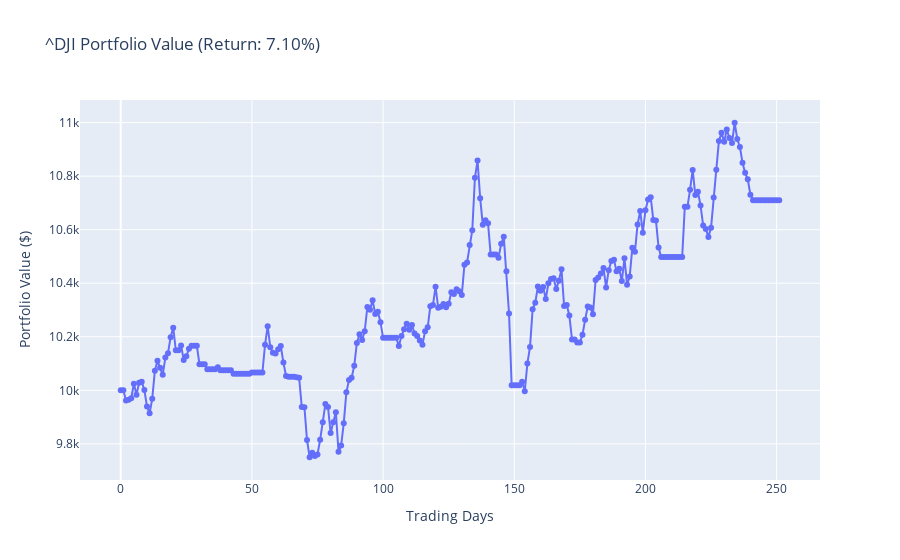
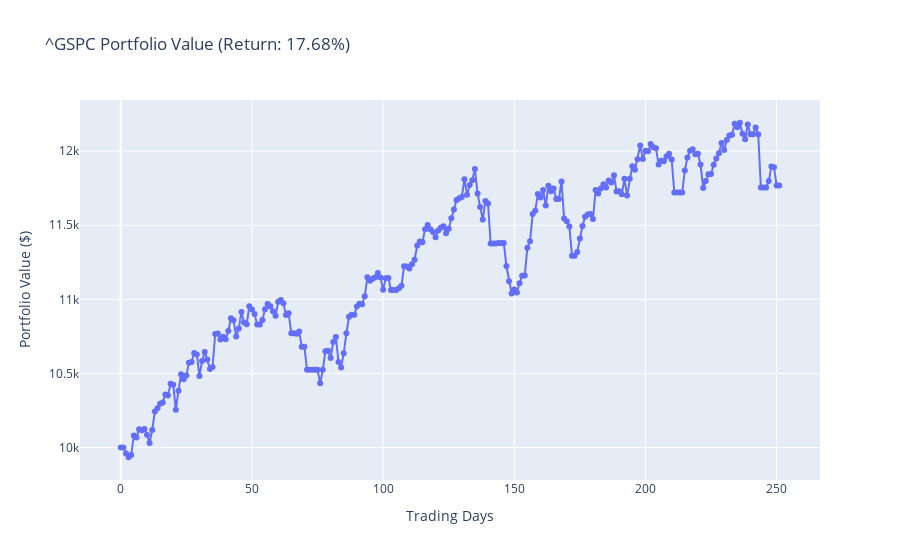
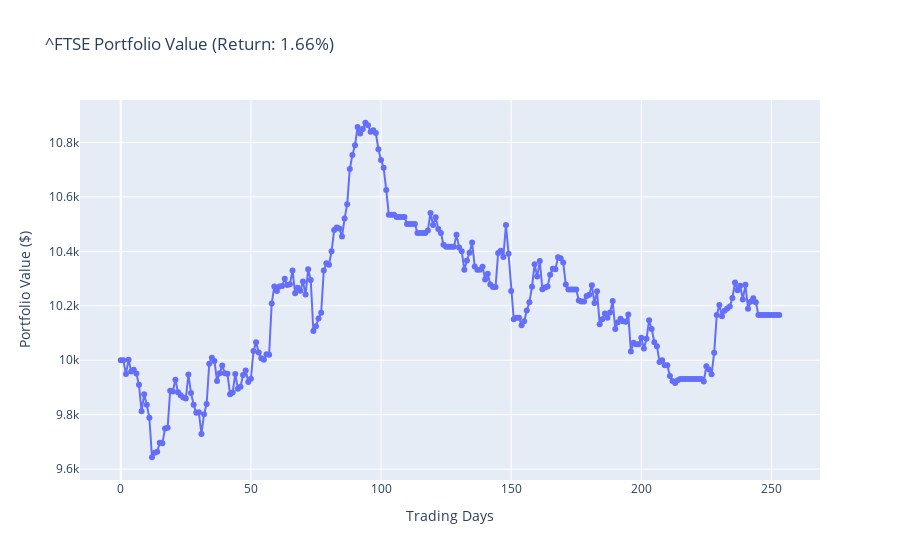
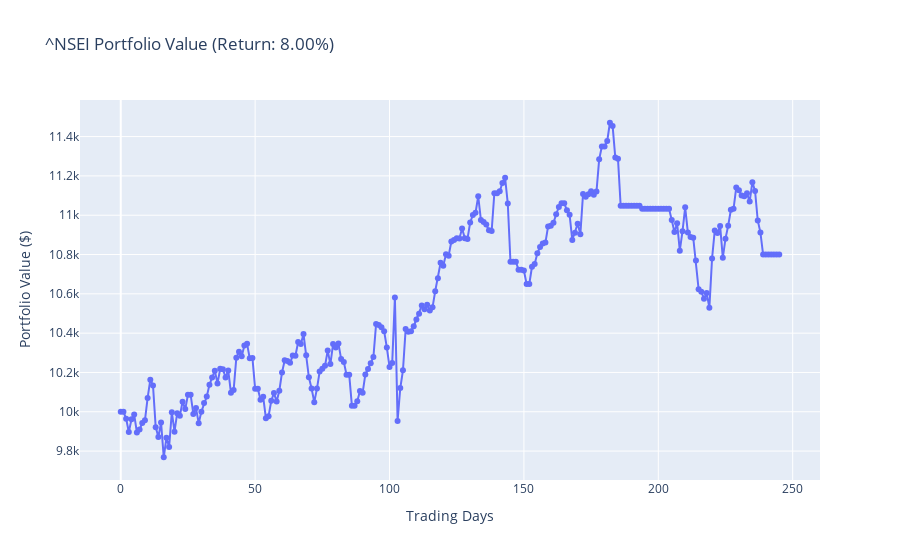

Here is the notebook cell these charts were saved with, in order:
### Markdown cell above
# Testing and Visualization of Improved Version over different indices

### Code cell
import numpy as np
import yfinance as yf
import talib
import torch
import torch.nn as nn
import torch.optim as optim
from collections import deque
import plotly.graph_objects as go
import warnings
warnings.filterwarnings('ignore')

# Set the device for computation
device = torch.device('cuda' if torch.cuda.is_available() else 'cpu')
print(f"Using device: {device}")

# -------------------------
# DataHandler: Downloads and Prepares Test Data
# -------------------------
class DataHandler:
    def __init__(self):
        from sklearn.preprocessing import MinMaxScaler
        self.scaler = MinMaxScaler()

    def fetch_data(self, symbol, start_date, end_date):
        print(f"\nFetching data for {symbol} from {start_date} to {end_date}...")
        df = yf.download(symbol, start=start_date, end=end_date)
        if df.empty:
            raise ValueError(f"No data found for {symbol}")
        return self.prepare_data(df)

    def prepare_data(self, df):
        df = df.copy()
        # Preserve the original close prices for portfolio value calculation.
        df['CloseOrig'] = df['Close'].astype(float)
        
        # Convert necessary columns to one-dimensional float64 arrays to avoid dimension issues.
        close_prices = np.array(df['Close'], dtype=np.float64).flatten()
        volume = np.array(df['Volume'], dtype=np.float64).flatten()

        # Compute technical indicators.
        df['Returns'] = df['Close'].pct_change()
        df['SMA_20'] = talib.SMA(close_prices, timeperiod=20)
        df['EMA_20'] = talib.EMA(close_prices, timeperiod=20)
        df['RSI'] = talib.RSI(close_prices, timeperiod=14)
        macd, signal, _ = talib.MACD(close_prices)
        df['MACD'] = macd
        df['MACD_signal'] = signal
        bb_upper, bb_middle, bb_lower = talib.BBANDS(close_prices)
        df['BB_upper'] = bb_upper
        df['BB_middle'] = bb_middle
        df['BB_lower'] = bb_lower
        df['OBV'] = talib.OBV(close_prices, volume)
        df['MOM'] = talib.MOM(close_prices, timeperiod=14)

        # Features used for training (normalization applied to these)
        features = ['Close', 'Returns', 'SMA_20', 'EMA_20', 'RSI', 
                    'MACD', 'MACD_signal', 'BB_upper', 'BB_middle', 
                    'BB_lower', 'OBV', 'MOM']
        df[features] = df[features].fillna(method='ffill').fillna(method='bfill')
        df[features] = self.scaler.fit_transform(df[features])
        df = df.dropna()
        print(f"Data shape after preparation: {df.shape}")
        return df

# -------------------------
# Trading Environment for Testing Mode
# -------------------------
class TradingEnvironment:
    def __init__(self, data, initial_balance=10000):
        if data.empty:
            raise ValueError("Data cannot be empty")
        # Reset index to simulate sequential trading.
        self.data = data.reset_index(drop=True)
        self.initial_balance = initial_balance
        # This list must match the feature names used in training.
        self.features = ['Close', 'Returns', 'SMA_20', 'EMA_20', 'RSI',
                         'MACD', 'MACD_signal', 'BB_upper', 'BB_middle',
                         'BB_lower', 'OBV', 'MOM']
        self.reset()

    def reset(self):
        self.balance = self.initial_balance
        self.position = 0.0  # Number (or proportion) of shares held.
        self.current_step = 0
        self.portfolio_value_history = [self.initial_balance]
        return self._get_state()

    def _get_state(self):
        return self.data.iloc[self.current_step][self.features].values

    def step(self, action):
        # Actual price for trading is taken from the unscaled close.
        current_price = float(self.data.iloc[self.current_step]['CloseOrig'])
        prev_value = self.portfolio_value_history[-1]

        # Define the 5-action space:
        # 0: Sell all, 1: Sell half, 2: Hold, 3: Buy with 50% of cash, 4: Buy with full cash.
        if current_price > 0:
            if action == 0 and self.position > 0:
                self.balance += current_price * self.position
                self.position = 0.0
            elif action == 1 and self.position > 0:
                shares_to_sell = self.position * 0.5
                self.balance += current_price * shares_to_sell
                self.position -= shares_to_sell
            elif action == 3 and self.balance > 0:
                cash_to_use = self.balance * 0.5
                shares_to_buy = cash_to_use / current_price
                self.position += shares_to_buy
                self.balance -= cash_to_use
            elif action == 4 and self.balance > 0:
                shares_to_buy = self.balance / current_price
                self.position += shares_to_buy
                self.balance = 0
            # Action 2 (Hold) does nothing.

        new_value = self.balance + (self.position * current_price)
        self.portfolio_value_history.append(new_value)
        reward = (new_value - prev_value) / prev_value if prev_value > 0 else 0

        self.current_step += 1
        done = (self.current_step >= len(self.data) - 1)
        next_state = self._get_state() if not done else np.zeros(len(self.features))
        return next_state, reward, done

# -------------------------
# DQNAgent: Loads Policy and Acts Greedily (epsilon = 0 during testing)
# -------------------------
class DQNAgent(nn.Module):
    def __init__(self, state_size, action_size):
        super(DQNAgent, self).__init__()
        self.state_size = state_size
        self.action_size = action_size
        self.memory = deque(maxlen=2000)
        self.gamma = 0.95
        self.epsilon = 0.0  # Deterministic policy during testing.
        self.epsilon_min = 0.01
        self.epsilon_decay = 0.995
        self.batch_size = 32

        self.fc1 = nn.Linear(state_size, 64)
        self.fc2 = nn.Linear(64, 32)
        self.fc3 = nn.Linear(32, action_size)
        self.optimizer = optim.Adam(self.parameters(), lr=0.001)
        self.criterion = nn.MSELoss()
        self.to(device)

    def forward(self, x):
        x = torch.relu(self.fc1(x))
        x = torch.relu(self.fc2(x))
        return self.fc3(x)

    def act(self, state):
        with torch.no_grad():
            state_tensor = torch.FloatTensor(state).unsqueeze(0).to(device)
            action_values = self(state_tensor)
            return torch.argmax(action_values).item()

# -------------------------
# Test Simulation Function
# -------------------------
def test_agent(agent, env):
    state = env.reset()
    done = False
    actions_taken = []
    while not done:
        action = agent.act(state)
        actions_taken.append(action)
        state, reward, done = env.step(action)
    return env.portfolio_value_history, actions_taken

# -------------------------
# Plotting Function
# -------------------------
def plot_results(portfolio_values, title):
    fig = go.Figure()
    fig.add_trace(go.Scatter(
        x=list(range(len(portfolio_values))),
        y=portfolio_values,
        mode='lines+markers',
        name='Portfolio Value'
    ))
    fig.update_layout(title=title,
                      xaxis_title='Trading Days',
                      yaxis_title='Portfolio Value ($)')
    fig.show()

# -------------------------
# Main Routine: Load Model and Test on Multiple Indexes
# -------------------------
if __name__ == '__main__':
    try:
        # List of indexes to test; include at least five.
        index_list = ['^DJI', '^GSPC', '^FTSE', '^NSEI', '^N225']
        TEST_START_DATE = '2024-01-01'
        TEST_END_DATE = '2025-01-01'
        TEST_INITIAL_BALANCE = 10000

        # Load the pre-trained model once.
        state_size = 12    # Must match training state vector dimension.
        action_size = 5    # 5-action space used during training.
        agent = DQNAgent(state_size, action_size)
        model_path = 'final_model.pth'
        checkpoint = torch.load(model_path, map_location=device)
        agent.load_state_dict(checkpoint['model_state_dict'])
        agent.eval()
        print("Model loaded successfully.")

        # Initialize a DataHandler (common for all tests).
        data_handler = DataHandler()

        # Test the model on each index.
        for symbol in index_list:
            try:
                test_data = data_handler.fetch_data(symbol, TEST_START_DATE, TEST_END_DATE)
                test_env = TradingEnvironment(test_data, initial_balance=TEST_INITIAL_BALANCE)
                portfolio_history, actions_taken = test_agent(agent, test_env)
                final_value = portfolio_history[-1]
                testing_return = ((final_value/TEST_INITIAL_BALANCE) - 1) * 100
                title = f"{symbol} Portfolio Value (Return: {testing_return:.2f}%)"
                plot_results(portfolio_history, title)
                print(f"\nTesting Results for {symbol}:")
                print(f"  Initial Balance: ${TEST_INITIAL_BALANCE:.2f}")
                print(f"  Final Portfolio Value: ${final_value:.2f}")
                print(f"  Return: {testing_return:.2f}%")
            except Exception as inner_e:
                print(f"Error testing on {symbol}: {inner_e}")

    except Exception as e:
        print(f"Error during testing: {e}")
        raise

### Figure 1 — Plotly figure (JSON) as saved in the notebook; plotly's stock layout.template omitted (floating-point values rounded to 4 significant figures; data arrays with more than 128 entries replaced by an {"elided": "..."} marker saying what was removed)
{"data": [{"mode": "lines+markers", "name": "Portfolio Value", "type": "scatter", "x": {"elided": "252 int values"}, "y": {"elided": "252 float values"}}], "layout": {"title": {"text": "^DJI Portfolio Value (Return: 7.10%)"}, "xaxis": {"title": {"text": "Trading Days"}}, "yaxis": {"title": {"text": "Portfolio Value ($)"}}}}

### Figure 2 — Plotly figure (JSON) as saved in the notebook; plotly's stock layout.template omitted (floating-point values rounded to 4 significant figures; data arrays with more than 128 entries replaced by an {"elided": "..."} marker saying what was removed)
{"data": [{"mode": "lines+markers", "name": "Portfolio Value", "type": "scatter", "x": {"elided": "252 int values"}, "y": {"elided": "252 float values"}}], "layout": {"title": {"text": "^GSPC Portfolio Value (Return: 17.68%)"}, "xaxis": {"title": {"text": "Trading Days"}}, "yaxis": {"title": {"text": "Portfolio Value ($)"}}}}

### Figure 3 — Plotly figure (JSON) as saved in the notebook; plotly's stock layout.template omitted (floating-point values rounded to 4 significant figures; data arrays with more than 128 entries replaced by an {"elided": "..."} marker saying what was removed)
{"data": [{"mode": "lines+markers", "name": "Portfolio Value", "type": "scatter", "x": {"elided": "254 int values"}, "y": {"elided": "254 float values"}}], "layout": {"title": {"text": "^FTSE Portfolio Value (Return: 1.66%)"}, "xaxis": {"title": {"text": "Trading Days"}}, "yaxis": {"title": {"text": "Portfolio Value ($)"}}}}

### Figure 4 — Plotly figure (JSON) as saved in the notebook; plotly's stock layout.template omitted (floating-point values rounded to 4 significant figures; data arrays with more than 128 entries replaced by an {"elided": "..."} marker saying what was removed)
{"data": [{"mode": "lines+markers", "name": "Portfolio Value", "type": "scatter", "x": {"elided": "246 int values"}, "y": {"elided": "246 float values"}}], "layout": {"title": {"text": "^NSEI Portfolio Value (Return: 8.00%)"}, "xaxis": {"title": {"text": "Trading Days"}}, "yaxis": {"title": {"text": "Portfolio Value ($)"}}}}
